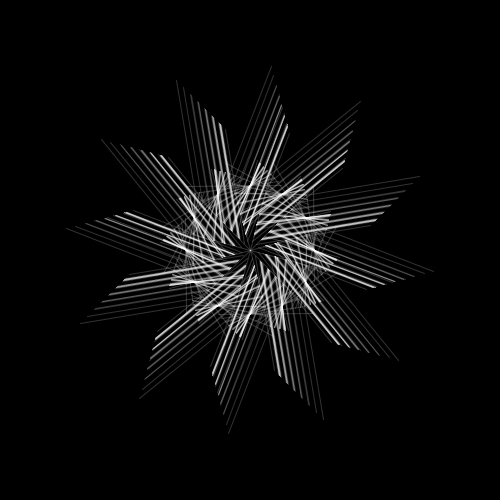
Frame 1 (no input)
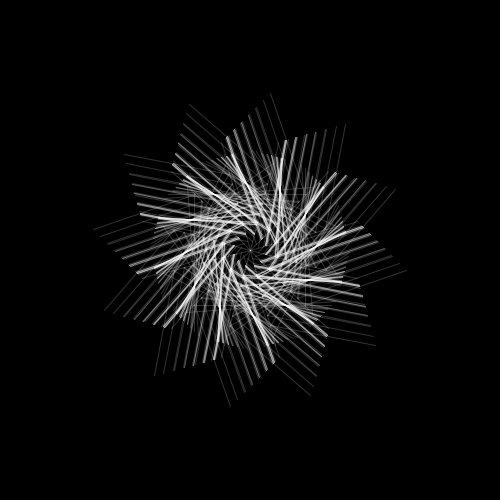
Frame 60 (the mouse pressed at the canvas centre just before this capture)
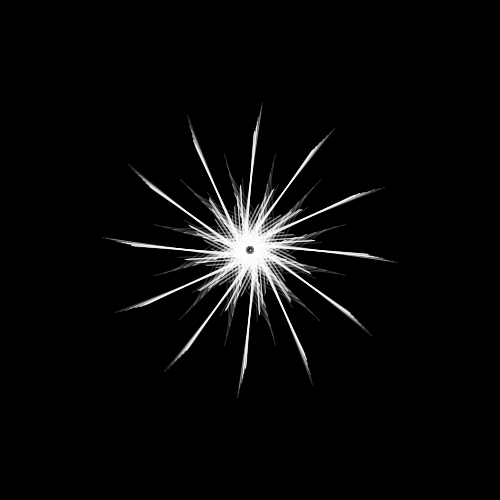
Frame 120 (the mouse held since frame 60 and released just before this capture)

The Processing sketch that drew these frames (run headless with seeded random() and noise(); from frame 60 on, the mouse is pressed at the canvas centre):

// Processing sketch: fractal2
// ── fractal2.pde
void setup() {
  size(500, 500);
}

void draw() {
  background(0);
  noFill();
  stroke(255, 50);
  translate(width/2, height/2);
  for (int i=0; i<12; i++) {
    rotate(PI/6);
    lines(0, 70, 0);
  }
}

void lines(float x, float len, float y) {
  float x1 = sin(radians(frameCount)*2)*100;
  float y1 = cos(radians(frameCount)*2)*100;
  line(x, y, len, len);
  if (len > 20) {

    pushMatrix();
    lines(x1+len, len-15, y1+len);
    popMatrix();

    pushMatrix();
    lines(x1-len/2, len-15/2, y1-len/2);
    popMatrix();
  }
}
